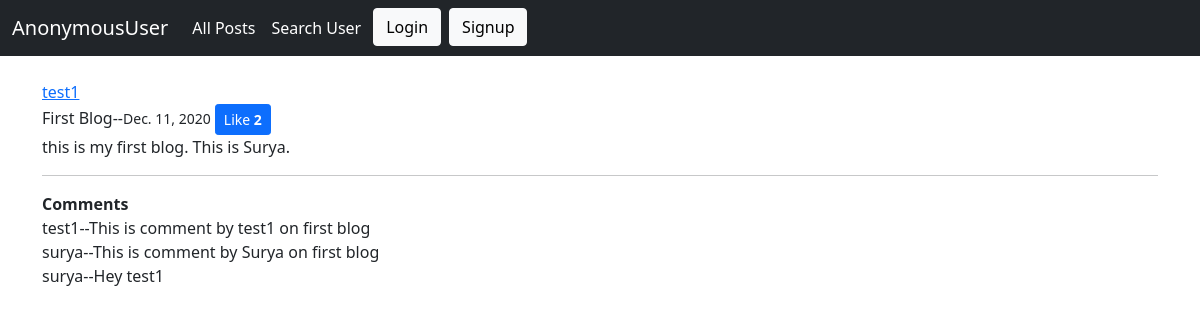
Screenshot of /blog/details/1 with the database file from the repository.
### blog/models.py (models this page shows, shortened)
class Post(models.Model):
    author=models.ForeignKey(User,on_delete=models.CASCADE)
    title=models.CharField(max_length=50)
    description=models.TextField(max_length=300)
    date=models.DateField(auto_now_add=True)
    like=models.ManyToManyField(User,related_name='blog_posts')

class Comment(models.Model):
    viewer = models.ForeignKey(User,on_delete=models.CASCADE)
    post = models.ForeignKey(Post,on_delete=models.CASCADE)
    body = models.CharField(max_length=100)

### blog/views.py (the view)
# urls.py: path('details/<int:postId>', views.details, name='details'),
def details(request,postId):
    post=Post.objects.get(pk=postId)
    comments=Comment.objects.filter(post=post)
    context={'post':post,'comments':comments}
    return render(request,'blog/details.html',context)

### blog/templates/blog/details.html (shortened to what this page needs)
{% extends 'blog/base.html' %}
{% block body %}
    {% if request.user.is_authenticated %}
    <a href="{% url 'userProfile' post.author %}">{{post.author}}</a>
    {% else %}
    <a href="{% url 'userProfileAnony' post.author %}">{{post.author}}</a>
    {% endif %}
    <br>
    {{post.title}}--<small>{{post.date}}</small>
    {% if request.user.is_authenticated %}
    <a href="{% url 'like' post.id %}" class="btn btn-primary btn-sm">Like <B>{{post.like.count}}</B></a>
    {% else %}
    <button class="btn btn-primary btn-sm">Like <B>{{post.like.count}}</B></button>
    {% endif %}
    <br>
    {{post.description}}
    <hr>
    <b>Comments</b><br>
    {% for comment in comments %}
        {{comment.viewer}}--{{comment.body}}
        <br>
    {% endfor %}
{% endblock body %}

### rows the page displays
Post: author "test1", title "First Blog", date "Dec. 11, 2020", like.count "2", description "this is my first blog. This is Surya."
Comment: viewer "test1", body "This is comment by test1 on first blog"
Comment: viewer "surya", body "This is comment by Surya on first blog"
Comment: viewer "surya", body "Hey test1"

### other values shown
{{ request.user }} "AnonymousUser"
